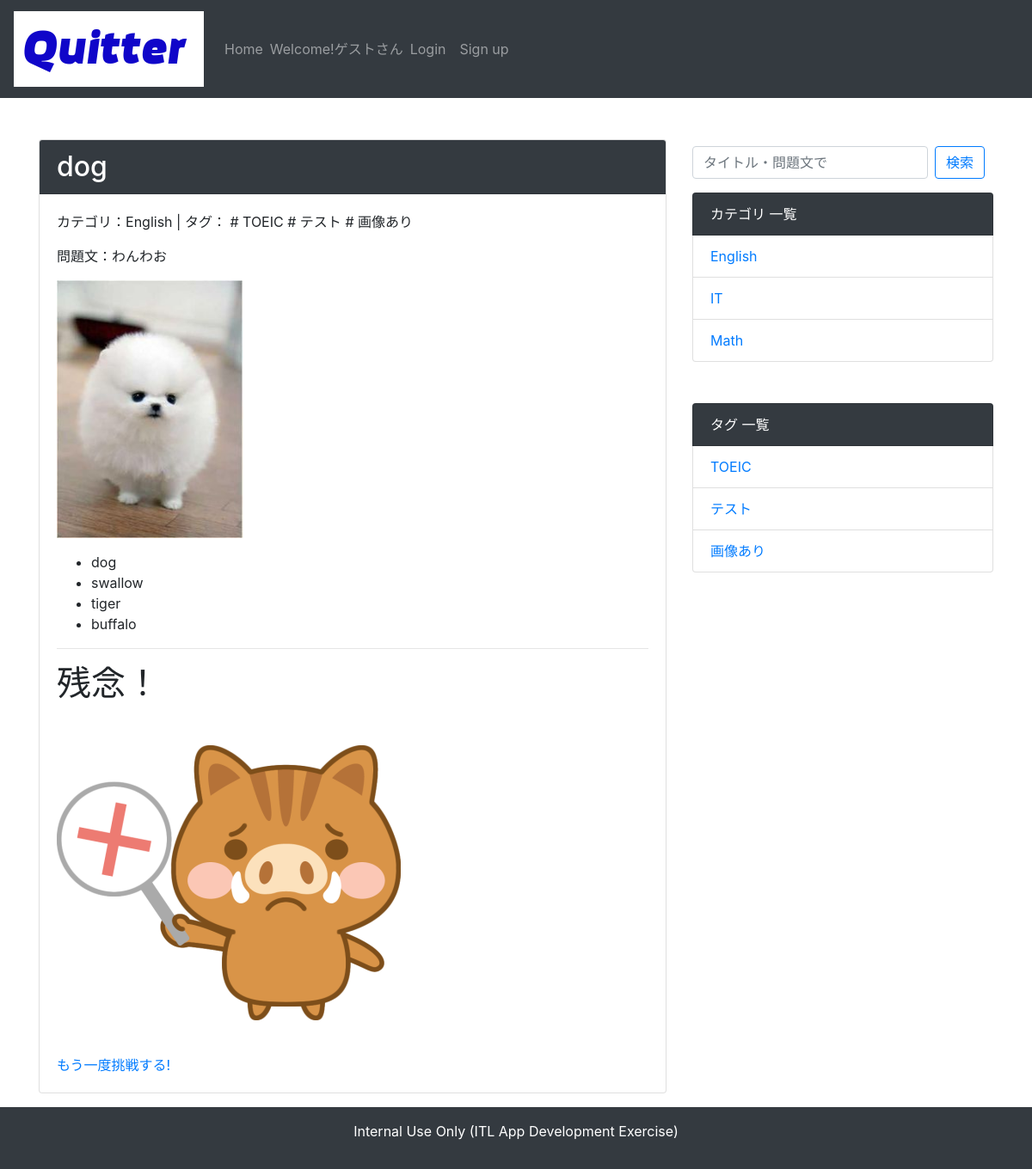
The app's page /quiz/result/1 with its own data.
### quiz/models.py (models this page shows, shortened)
class Quiz(models.Model):
    QUIZ_CHOICES = (
        ('a', 'a'), ('b', 'b'), ('c', 'c'), ('d', 'd')
        )
    author = models.ForeignKey(User,verbose_name='作成者',on_delete=models.CASCADE)
    title = models.CharField('タイトル', max_length=255)
    text = models.TextField('問題文')
    image = models.ImageField('画像', upload_to='img', blank=True, null=True)
    category = models.ForeignKey(Category, verbose_name='カテゴリ', blank=True, on_delete=models.PROTECT)
    tag = models.ManyToManyField(Tag, verbose_name='タグ', blank=True)
    choice_a = models.CharField('選択肢a', max_length=255)
    choice_b = models.CharField('選択肢b', max_length=255)
    choice_c = models.CharField('選択肢c', max_length=255)
    choice_d = models.CharField('選択肢d', max_length=255)
    correct_answer = models.CharField('正解', choices=QUIZ_CHOICES, max_length=1)
    explanation = models.TextField('解説', blank=True)
    created_at = models.DateTimeField('問題更新日', default=timezone.now)

class Category(models.Model):
    name = models.CharField('カテゴリ名', max_length=255)
    def __str__(self):
        return self.name

class Tag(models.Model):
    name = models.CharField('タグ名', max_length=255)
    def __str__(self):
        return self.name

### quiz/views.py (the view)
# urls.py: path('result/<int:quiz_pk>', views.result, name='result'),
def result(request, quiz_pk):
    quiz = get_object_or_404(Quiz, pk=quiz_pk)
    context = {'quiz': quiz}
    return render(request, 'quiz/result.html', context)

### quiz/context_processors.py (called while the page is built)
def common(request):
    context = {
        'category_list':Category.objects.all(),
        'tag_list':Tag.objects.all()
    }
    return context

### templates/quiz/result.html
{% extends 'base.html' %}
{% load static %}
{% block content %}
<div class="card mb-3">
<h2 class="card-header bg-dark text-white">{{quiz.title}}</h2>
    <div class="card-body">
        <p>カテゴリ：{{ quiz.category }} | タグ：{% for tag in quiz.tag.all %} # {{ tag }}{% endfor %}</p>
        <p>問題文：{{ quiz.text|linebreaksbr }}</p>
        {% if quiz.image %}<p><img src="{{ quiz.image.url }}" height=300></p>{% endif %}
        <ul>
            <li>{{ quiz.choice_a }}</li>
            <li>{{ quiz.choice_b }}</li>
            <li>{{ quiz.choice_c }}</li>
            <li>{{ quiz.choice_d }}</li>
        </ul>
        <hr>
        {% if is_correct %}
            <h1>大正解！</h1>
            <img src="{% static 'img/correct.png' %}" alt="correct"><br>
            <a href="{% url 'quiz:index' %}">ホームへ戻る</a>
        {% else %}
            <h1>残念！</h1>
            <img src="{% static 'img/not_correct.png' %}" alt="not correct"><br>
            <a href="{% url 'quiz:detail' quiz.pk %}">もう一度挑戦する!</a>
        {% endif %}
    </div>
</div>
{% endblock content %}

### templates/base.html (shortened to what this page needs)
<!doctype html>
{% load static %}
<html lang="ja">
<head>
    <link rel="stylesheet" href="https://stackpath.bootstrapcdn.com/bootstrap/4.5.0/css/bootstrap.min.css">
</head>
<body>
    <nav class="navbar navbar-expand-lg navbar-dark bg-dark">
        <a class="navbar-brand" href="{% url 'quiz:index' %}">
            <img src="{% static 'img/quitter.png' %}" alt="logo">
        </a>
        <div class="collapse navbar-collapse justify-content-end" id="navbarSupportedContent">
            <ul class="navbar-nav mr-auto">
                <li class="nav-item">
                    <a class="nav-link" href="{% url 'quiz:index' %}">Home</a>
                </li>
                {% if user.is_authenticated %}
                <li class="nav-item">
                    <span class="navbar-text">Welcome!{{ user }}</span>
                </li>
                <li class="nav-item">
                    <a class="logout nav-link" href="{% url 'account:logout' %}">Logout</a>
                </li>
                {% else %}
                <li class="nav-item">
                    <span class="navbar-text">Welcome!ゲストさん</span>
                </li>
                <li class="nav-item">
                    <a class="login nav-link" href="{% url 'account:login' %}">Login</a>
                </li>
                <li class="nav-item">
                    <a class="signup nav-link" href="{% url 'account:signup' %}">Sign up</a>
                </li>
                {% endif %}
            </ul>
        </div>
    </nav>
<div class="container mt-5">
    <div class="row">
        <div class="col-md-8">
        {% block content %}
        {% endblock content %}
        </div>
        <div class="col-md-4">
            <ul class="list-group mt-2 mb-3">
                <form class="form-inline my-2 my-lg-0" method="GET" action="{% url 'quiz:list' %}">
                    <input class="form-control mr-sm-2" type="text" placeholder="タイトル・問題文で" aria-label="Search" name="keyword">
                    <button class="btn btn-outline-primary my-2 my-sm-0" type="submit">検索</button>
                </form>
            </ul>
            <ul class="list-group mb-5">
                <li class="list-group-item bg-dark text-white">カテゴリ 一覧</li>
                {% for category in category_list %}
                    <li class="list-group-item"><a href="{% url 'quiz:category' category.pk %}">{{ category }}</a></li>
                {% endfor %}
            </ul>
            <ul class="list-group">
                <li class="list-group-item bg-dark text-white">タグ 一覧</li>
                {% for tag in tag_list %}
                    <li class="list-group-item"><a href="{% url 'quiz:tag' tag.pk %}">{{ tag }}</a></li>
                {% endfor %}
            </ul>
        </div>
    </div>
</div>
<footer class="bg-dark text-white text-center py-3">
    <p>Internal Use Only (ITL App Development Exercise)</p>
</footer>
</body>
</html>

### records on screen
Quiz: title "dog", category "English", text "わんわお", image (picture), choice_a "dog", choice_b "swallow", choice_c "tiger", choice_d "buffalo"
Tag: name "TOEIC"
Tag: name "テスト"
Tag: name "画像あり"
Category: name "English"
Category: name "IT"
Category: name "Math"
